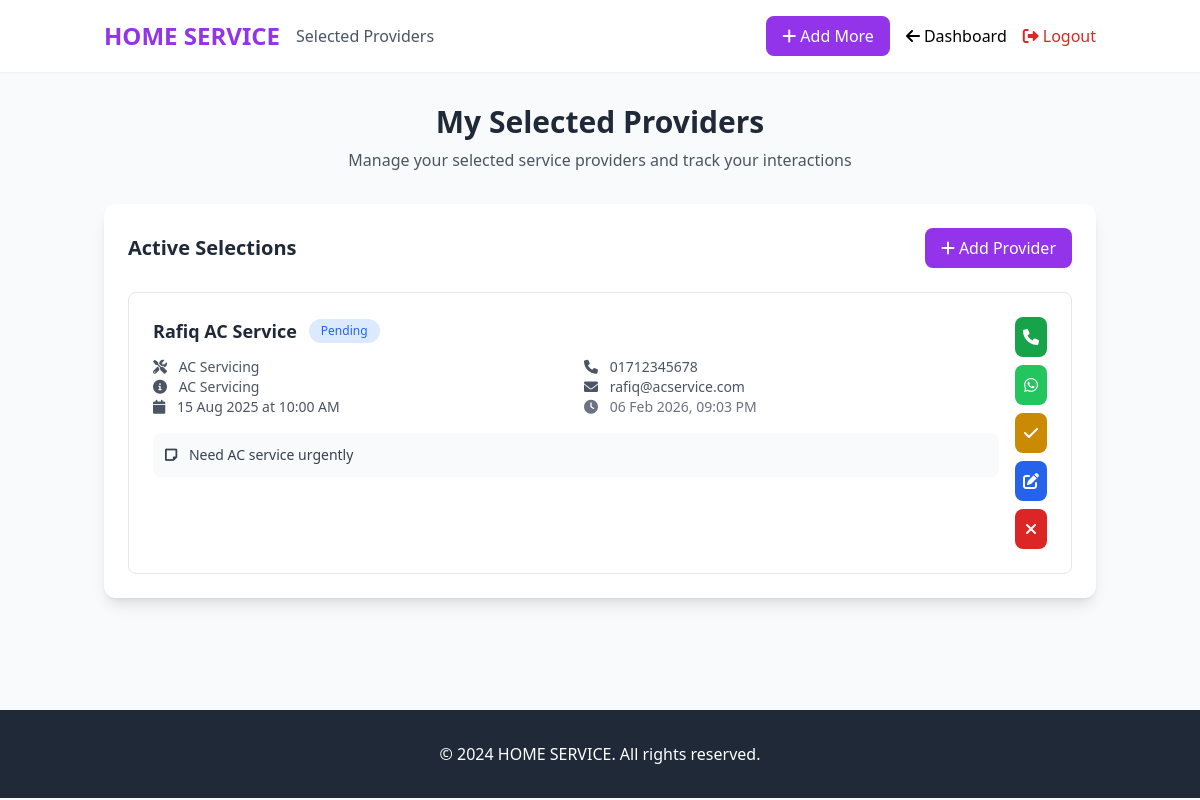
The page /customer/selected_providers.php (signed in) on the database its author committed.
### tables this page shows
CREATE TABLE customer_provider_selections (
    id INT PRIMARY KEY AUTO_INCREMENT,
    customer_id INT NOT NULL,
    provider_id INT NOT NULL,
    category_id INT NOT NULL,
    service_type VARCHAR(255),
    preferred_date DATE NOT NULL,
    preferred_time TIME NOT NULL,
    customer_address TEXT,
    customer_notes TEXT,
    budget_min DECIMAL(10,2),
    budget_max DECIMAL(10,2),
    status ENUM('pending', 'contacted', 'accepted', 'rejected', 'expired') DEFAULT 'pending',
    customer_contacted_at TIMESTAMP NULL,
    provider_responded_at TIMESTAMP NULL,
    created_at TIMESTAMP DEFAULT CURRENT_TIMESTAMP,
    updated_at TIMESTAMP DEFAULT CURRENT_TIMESTAMP ON UPDATE CURRENT_TIMESTAMP,
    
    FOREIGN KEY (customer_id) REFERENCES users(id) ON DELETE CASCADE,
    FOREIGN KEY (provider_id) REFERENCES service_providers(id) ON DELETE CASCADE,
    FOREIGN KEY (category_id) REFERENCES service_categories(id) ON DELETE CASCADE,
    
    INDEX idx_customer_status (customer_id, status),
    INDEX idx_provider_status (provider_id, status),
    INDEX idx_category_status (category_id, status),
    INDEX idx_status_created (status, created_at)
);

CREATE TABLE service_providers (
    id INT PRIMARY KEY AUTO_INCREMENT,
    user_id INT,
    name VARCHAR(100) NOT NULL,
    phone VARCHAR(20) NOT NULL UNIQUE,
    email VARCHAR(100),
    password VARCHAR(255) NOT NULL,
    category_id INT,
    description TEXT,
    service_areas TEXT,
    price_min DECIMAL(10,2),
    price_max DECIMAL(10,2),
    hourly_rate DECIMAL(10,2),
    availability_hours TEXT,
    verification_status ENUM('pending', 'verified', 'rejected') DEFAULT 'pending',
    verification_badge BOOLEAN DEFAULT FALSE,
    nid_document VARCHAR(255),
    license_document VARCHAR(255),
    certificate_document VARCHAR(255),
    profile_picture VARCHAR(255),
    is_active BOOLEAN DEFAULT TRUE,
    created_at TIMESTAMP DEFAULT CURRENT_TIMESTAMP,
    updated_at TIMESTAMP DEFAULT CURRENT_TIMESTAMP ON UPDATE CURRENT_TIMESTAMP,
    FOREIGN KEY (category_id) REFERENCES service_categories(id),
    FOREIGN KEY (user_id) REFERENCES users(id)
);

CREATE TABLE service_categories (
    id INT PRIMARY KEY AUTO_INCREMENT,
    name VARCHAR(100) NOT NULL,
    name_bn VARCHAR(100),
    icon VARCHAR(50),
    description TEXT,
    is_active BOOLEAN DEFAULT TRUE,
    created_at TIMESTAMP DEFAULT CURRENT_TIMESTAMP
);

### includes/functions.php (called while the page is built, shortened)
<?php
require_once dirname(__FILE__) . '/../config/database.php';
function isLoggedIn() {
    return isset($_SESSION['user_id']);
}
function getCurrentUser() {
    if (isLoggedIn()) {
        return fetchOne("SELECT * FROM users WHERE id = ?", [$_SESSION['user_id']]);
    }
    return null;
}
function getLanguage() {
    return $_SESSION['language'] ?? 'en';
}
function t($key) {
    $lang = getLanguage();
    return $translations[$lang][$key] ?? $key;
}
function formatDate($date) {
    return date('d M Y', strtotime($date));
}
function formatDateTime($datetime) {
    return date('d M Y, h:i A', strtotime($datetime));
}
?>

### config/database.php (called while the page is built, shortened)
<?php
function getDBConnection() {
    try {
        $pdo = new PDO("mysql:host=" . DB_HOST . ";dbname=" . DB_NAME . ";charset=utf8", DB_USER, DB_PASS);
        $pdo->setAttribute(PDO::ATTR_ERRMODE, PDO::ERRMODE_EXCEPTION);
        $pdo->setAttribute(PDO::ATTR_DEFAULT_FETCH_MODE, PDO::FETCH_ASSOC);
        $pdo->setAttribute(PDO::ATTR_EMULATE_PREPARES, false);
        return $pdo;
    } catch(PDOException $e) {
        error_log("Database Connection Error: " . $e->getMessage());
        die("Connection failed: " . $e->getMessage());
    }
}
function executeQuery($sql, $params = []) {
    try {
        $pdo = getDBConnection();
        $stmt = $pdo->prepare($sql);
        foreach ($params as $key => $value) {
            if (is_numeric($value)) {
                $stmt->bindValue($key + 1, $value, is_int($value) ? PDO::PARAM_INT : PDO::PARAM_STR);
            } else {
                $stmt->bindValue($key + 1, $value, PDO::PARAM_STR);
            }
        }
        $stmt->execute();
        return $stmt;
    } catch (PDOException $e) {
        error_log("Database Error: " . $e->getMessage() . " SQL: " . $sql . " Params: " . json_encode($params));
        throw $e;
    }
}
function fetchOne($sql, $params = []) {
    $stmt = executeQuery($sql, $params);
    return $stmt->fetch();
}
function fetchAll($sql, $params = []) {
    $stmt = executeQuery($sql, $params);
    return $stmt->fetchAll();
}
?>

### customer/selected_providers.php (the view, shortened to what this page needs)
<?php
require_once '../includes/functions.php';
$currentLang = getLanguage();
$user = getCurrentUser();
$selectedProviders = fetchAll("
    SELECT cps.*, sp.name as provider_name, sp.phone as provider_phone, sp.email as provider_email,
           sc.name as category_name, sc.name_bn as category_name_bn
    FROM customer_provider_selections cps
    JOIN service_providers sp ON cps.provider_id = sp.id
    JOIN service_categories sc ON cps.category_id = sc.id
    WHERE cps.customer_id = ? AND cps.status IN ('pending', 'contacted', 'accepted')
    ORDER BY cps.created_at DESC
", [$user['id']]);
?>
<!DOCTYPE html>
<html lang="<?php echo $currentLang; ?>">
<head>
    <script src="https://cdn.tailwindcss.com"></script>
    <link href="https://cdnjs.cloudflare.com/ajax/libs/font-awesome/6.0.0/css/all.min.css" rel="stylesheet">
</head>
<body class="bg-gray-50">
    <header class="bg-white shadow-sm">
        <nav class="container mx-auto px-4 py-4">
            <div class="flex justify-between items-center">
                <div class="flex items-center space-x-4">
                    <a href="../index.php" class="text-2xl font-bold text-purple-600">HOME SERVICE</a>
                    <span class="text-gray-600"><?php echo $currentLang === 'en' ? 'Selected Providers' : 'নির্বাচিত প্রদানকারী'; ?></span>
                </div>
                <div class="flex items-center space-x-4">
                    <a href="../search.php" class="bg-purple-600 text-white px-4 py-2 rounded-lg hover:bg-purple-700">
                        <i class="fas fa-plus mr-1"></i><?php echo $currentLang === 'en' ? 'Add More' : 'আরও যোগ করুন'; ?>
                    </a>
                    <a href="dashboard.php" class="text-black hover:text-gray-800">
                        <i class="fas fa-arrow-left mr-1"></i><?php echo $currentLang === 'en' ? 'Dashboard' : 'ড্যাশবোর্ড'; ?>
                    </a>
                    <a href="?logout=1" class="text-red-600 hover:text-red-700">
                        <i class="fas fa-sign-out-alt mr-1"></i><?php echo $currentLang === 'en' ? 'Logout' : 'লগআউট'; ?>
                    </a>
                </div>
            </div>
        </nav>
    </header>
    <div class="container mx-auto px-4 py-8">
        <div class="text-center mb-8">
            <h1 class="text-3xl font-bold text-gray-800 mb-2">
                <?php echo $currentLang === 'en' ? 'My Selected Providers' : 'আমার নির্বাচিত প্রদানকারী'; ?>
            </h1>
            <p class="text-gray-600">
                <?php echo $currentLang === 'en' ? 'Manage your selected service providers and track your interactions' : 'আপনার নির্বাচিত সেবা প্রদানকারী পরিচালনা করুন এবং আপনার মিথস্ক্রিয়া ট্র্যাক করুন'; ?>
            </p>
        </div>
        <div class="bg-white rounded-xl shadow-lg p-6 mb-8">
            <div class="flex justify-between items-center mb-6">
                <h2 class="text-xl font-bold text-gray-800">
                    <?php echo $currentLang === 'en' ? 'Active Selections' : 'সক্রিয় নির্বাচন'; ?>
                </h2>
                <a href="../search.php" class="bg-purple-600 text-white px-4 py-2 rounded-lg hover:bg-purple-700">
                    <i class="fas fa-plus mr-1"></i><?php echo $currentLang === 'en' ? 'Add Provider' : 'প্রদানকারী যোগ করুন'; ?>
                </a>
            </div>
            <?php if (empty($selectedProviders)): ?>
                <div class="text-center py-8">
                    <i class="fas fa-users text-4xl text-gray-300 mb-4"></i>
                    <p class="text-gray-500 mb-4">
                        <?php echo $currentLang === 'en' ? 'No providers selected yet' : 'এখনও কোনো প্রদানকারী নির্বাচন করা হয়নি'; ?>
                    </p>
                    <a href="../search.php" class="bg-purple-600 text-white px-6 py-2 rounded-lg hover:bg-purple-700">
                        <?php echo $currentLang === 'en' ? 'Find Service Providers' : 'সেবা প্রদানকারী খুঁজুন'; ?>
                    </a>
                </div>
            <?php else: ?>
                <div class="space-y-4">
                    <?php foreach ($selectedProviders as $selection): ?>
                        <div class="border border-gray-200 rounded-lg p-6">
                            <div class="flex justify-between items-start">
                                <div class="flex-1">
                                    <div class="flex items-center space-x-3 mb-3">
                                        <h3 class="font-semibold text-gray-800 text-lg">
                                            <?php echo htmlspecialchars($selection['provider_name']); ?>
                                        </h3>
                                        <span class="px-3 py-1 text-xs rounded-full
                                            <?php
                                            switch($selection['status']) {
                                                case 'pending': echo 'bg-blue-100 text-blue-600'; break;
                                            }
                                            ?>">
                                            <?php echo t($selection['status']); ?>
                                        </span>
                                    </div>
                                    <div class="grid grid-cols-1 md:grid-cols-2 gap-4 mb-4">
                                        <div>
                                            <p class="text-sm text-gray-600">
                                                <i class="fas fa-tools mr-2"></i>
                                                <?php echo $currentLang === 'en' ? $selection['category_name'] : $selection['category_name_bn']; ?>
                                            </p>
                                            <?php if ($selection['service_type']): ?>
                                                <p class="text-sm text-gray-600">
                                                    <i class="fas fa-info-circle mr-2"></i>
                                                    <?php echo htmlspecialchars($selection['service_type']); ?>
                                                </p>
                                            <?php endif; ?>
                                            <?php if ($selection['preferred_date']): ?>
                                                <p class="text-sm text-gray-600">
                                                    <i class="fas fa-calendar mr-2"></i>
                                                    <?php echo formatDate($selection['preferred_date']); ?>
                                                    <?php if ($selection['preferred_time']): ?>
                                                        at <?php echo date('h:i A', strtotime($selection['preferred_time'])); ?>
                                                    <?php endif; ?>
                                                </p>
                                            <?php endif; ?>
                                        </div>
                                        <div>
                                            <p class="text-sm text-gray-600">
                                                <i class="fas fa-phone mr-2"></i>
                                                <?php echo htmlspecialchars($selection['provider_phone']); ?>
                                            </p>
                                            <?php if ($selection['provider_email']): ?>
                                                <p class="text-sm text-gray-600">
                                                    <i class="fas fa-envelope mr-2"></i>
                                                    <?php echo htmlspecialchars($selection['provider_email']); ?>
                                                </p>
                                            <?php endif; ?>
                                            <p class="text-sm text-gray-500">
                                                <i class="fas fa-clock mr-2"></i>
                                                <?php echo formatDateTime($selection['created_at']); ?>
                                            </p>
                                        </div>
                                    </div>
                                    <?php if ($selection['customer_notes']): ?>
                                        <div class="bg-gray-50 rounded-lg p-3 mb-4">
                                            <p class="text-sm text-gray-700">
                                                <i class="fas fa-sticky-note mr-2"></i>
                                                <?php echo htmlspecialchars($selection['customer_notes']); ?>
                                            </p>
                                        </div>
                                    <?php endif; ?>
                                </div>
                                <div class="flex flex-col space-y-2 ml-4">
                                    <a href="tel:<?php echo $selection['provider_phone']; ?>"
                                       class="bg-green-600 text-white p-2 rounded-lg hover:bg-green-700 text-center">
                                        <i class="fas fa-phone"></i>
                                    </a>
                                    <a href="https://wa.me/<?php echo $selection['provider_phone']; ?>" target="_blank"
                                       class="bg-green-500 text-white p-2 rounded-lg hover:bg-green-600 text-center">
                                        <i class="fab fa-whatsapp"></i>
                                    </a>
                                    <?php if ($selection['status'] === 'pending'): ?>
                                        <a href="?action=contact&id=<?php echo $selection['id']; ?>"
                                           class="bg-yellow-600 text-white p-2 rounded-lg hover:bg-yellow-700 text-center">
                                            <i class="fas fa-check"></i>
                                        </a>
                                    <?php endif; ?>
                                    <a href="edit_selection.php?id=<?php echo $selection['id']; ?>"
                                       class="bg-blue-600 text-white p-2 rounded-lg hover:bg-blue-700 text-center">
                                        <i class="fas fa-edit"></i>
                                    </a>
                                    <a href="?action=cancel&id=<?php echo $selection['id']; ?>"
                                       class="bg-red-600 text-white p-2 rounded-lg hover:bg-red-700 text-center"
                                       onclick="return confirm('<?php echo $currentLang === 'en' ? 'Are you sure you want to cancel this selection?' : 'আপনি কি নিশ্চিত যে আপনি এই নির্বাচন বাতিল করতে চান?'; ?>')">
                                        <i class="fas fa-times"></i>
                                    </a>
                                </div>
                            </div>
                        </div>
                    <?php endforeach; ?>
                </div>
            <?php endif; ?>
        </div>
    </div>
    <footer class="bg-gray-800 text-white py-8 mt-12">
        <div class="container mx-auto px-4 text-center">
            <p>&copy; 2024 HOME SERVICE. <?php echo $currentLang === 'en' ? 'All rights reserved.' : 'সর্বস্বত্ব সংরক্ষিত।'; ?></p>
        </div>
    </footer>
</body>
</html>

### rows shown on the page
customer_provider_selections: provider.name "Rafiq AC Service", status "Pending", category.name "AC Servicing", service_type "AC Servicing", preferred_date "15 Aug 2025", preferred_time "10:00 AM", provider.phone "01712345678", provider.email "rafiq@acservice.com", created_at "06 Feb 2026, 09:03 PM", customer_notes "Need AC service urgently"
